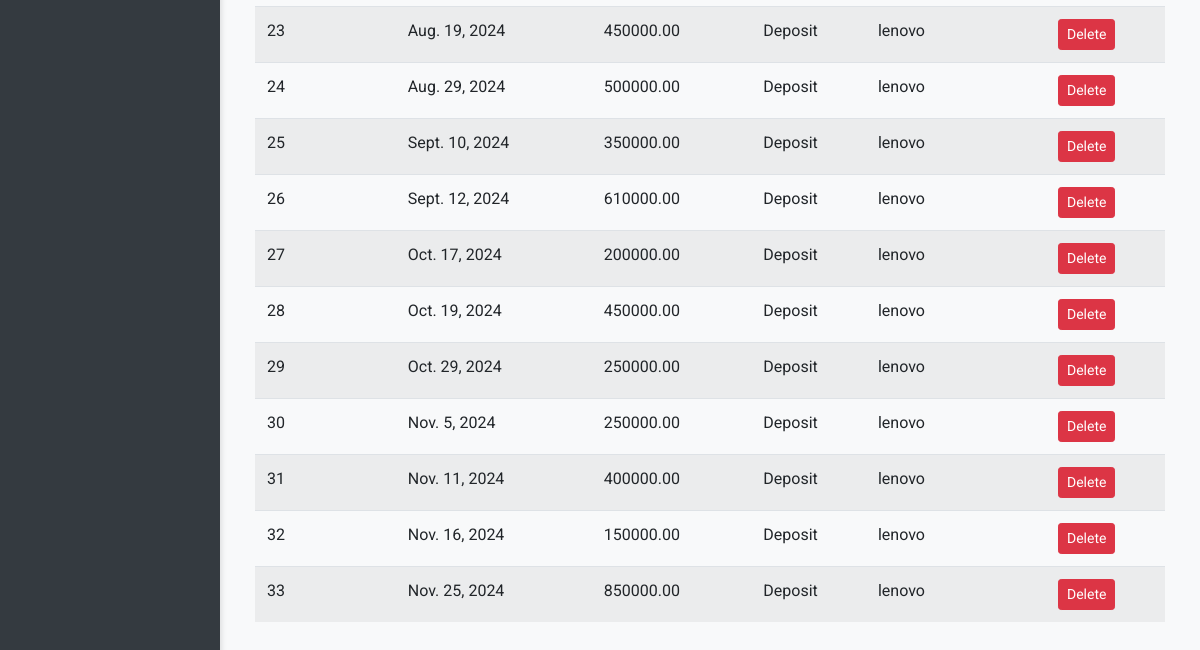
The app's page /list_contra/ (signed in, lower part), older data.
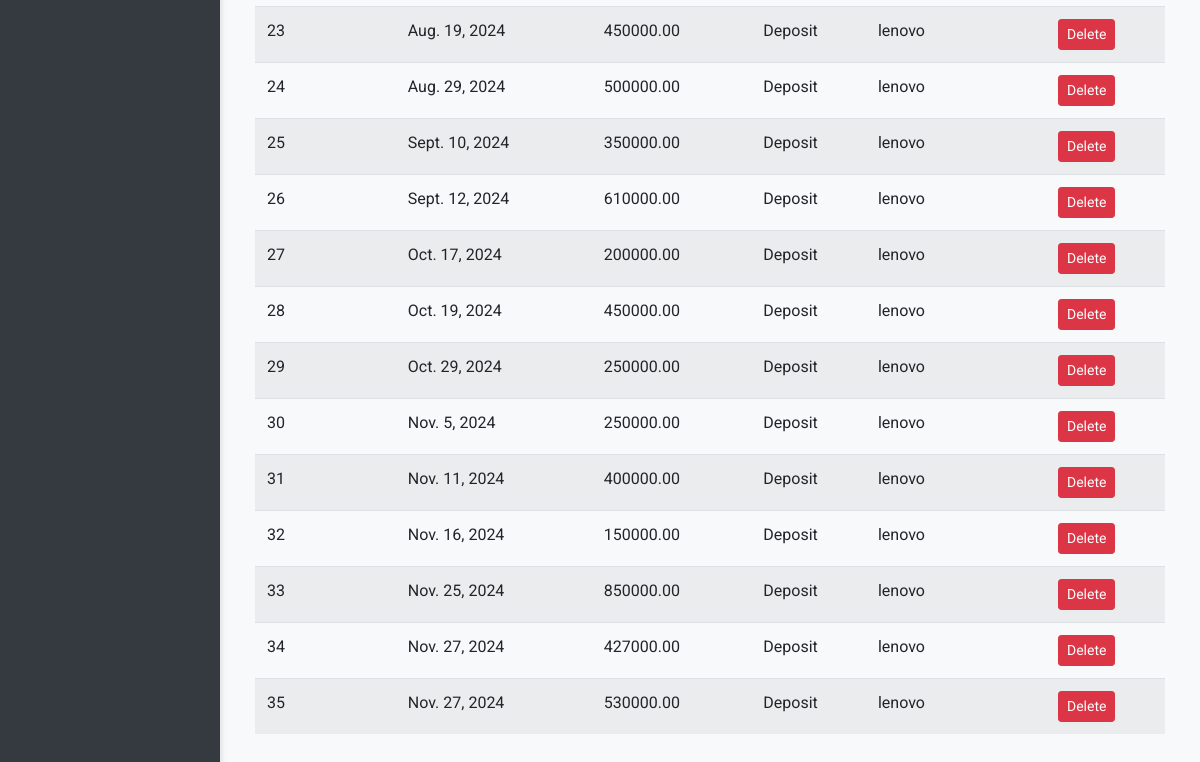
The same page, newer data.
### accounts/models.py (models this page shows, shortened)
class Contra(models.Model):
    CONTRA_TYPE_CHOICES = [
        ('deposit', 'Deposit'),
        ('withdraw', 'Withdraw'),
    ]
    contra_no = models.IntegerField(primary_key=True, unique=True)  # Manual input, must be unique
    amount = models.DecimalField(max_digits=10, decimal_places=2)
    date = models.DateField()  # Manual input
    contra_type = models.CharField(max_length=10, choices=CONTRA_TYPE_CHOICES)
    performed_by = models.ForeignKey(User, on_delete=models.CASCADE)

### accounts/views.py (the view, shortened to what this page needs)
# urls.py: path('list_contra/', list_contra, name='list_contra'),
@login_required
def list_contra(request):
    form = ContraFilterForm(request.GET or None)
    contras = Contra.objects.all()
    context = {
        'form': form,
        'contras': contras
    }
    return render(request, 'list_contra.html', context)

### accounts/templates/list_contra.html (shortened to what this page needs)
{% extends 'base.html' %}
{% block content %}
<div class="container">
    <table class="table table-striped">
        <tbody>
            {% for contra in contras %}
            <tr>
                <td>{{ contra.contra_no }}</td>
                <td>{{ contra.date }}</td>
                <td>{{ contra.amount }}</td>
                <td>{{ contra.get_contra_type_display }}</td>
                <td>{{ contra.performed_by.username }}</td>
                <td>
                    <form method="post" action="{% url 'delete_contra' contra.contra_no %}" onsubmit="return confirm('Are you sure you want to delete this contra transaction?');">
                        <button type="submit" class="btn btn-danger btn-sm">Delete</button>
                    </form>
                </td>
            </tr>
            {% empty %}
            <tr>
                <td colspan="6" class="text-center">No contra transactions found.</td>
            </tr>
            {% endfor %}
        </tbody>
    </table>
</div>
{% endblock %}

### accounts/templates/base.html (shortened to what this page needs)
<!DOCTYPE html>
<html lang="en">
<head>
    <link href="https://stackpath.bootstrapcdn.com/bootstrap/4.5.2/css/bootstrap.min.css" rel="stylesheet">
    <link rel="stylesheet" href="https://cdnjs.cloudflare.com/ajax/libs/font-awesome/5.15.4/css/all.min.css">
</head>
<body>
    <div class="d-flex">
        <div class="sidebar">
        </div>
        <div class="main-content">
            {% block content %}{% endblock %}
        </div>
    </div>
</body>
</html>

### accounts/templates/base.html (style rules this page uses)
body { background: #f8f9fa; font-family: 'Roboto', sans-serif; }
.d-flex { display: flex; min-height: 100vh; }
.sidebar { width: 220px; background: #343a40; color: #fff; padding: 20px; box-shadow: 2px 0 5px rgba(0,0,0,0.1); height: 100%; position: fixed; overflow-y: auto; }
.main-content { margin-left: 220px; padding: 20px; width: calc(100% - 220px); }

Row changes from the older to the newer data that the page shows:
added Contra: contra_no "34", date "Nov. 27, 2024", amount "427000.00", contra_type "Deposit", performed_by.username "lenovo"
added Contra: contra_no "35", date "Nov. 27, 2024", amount "530000.00", contra_type "Deposit", performed_by.username "lenovo"
